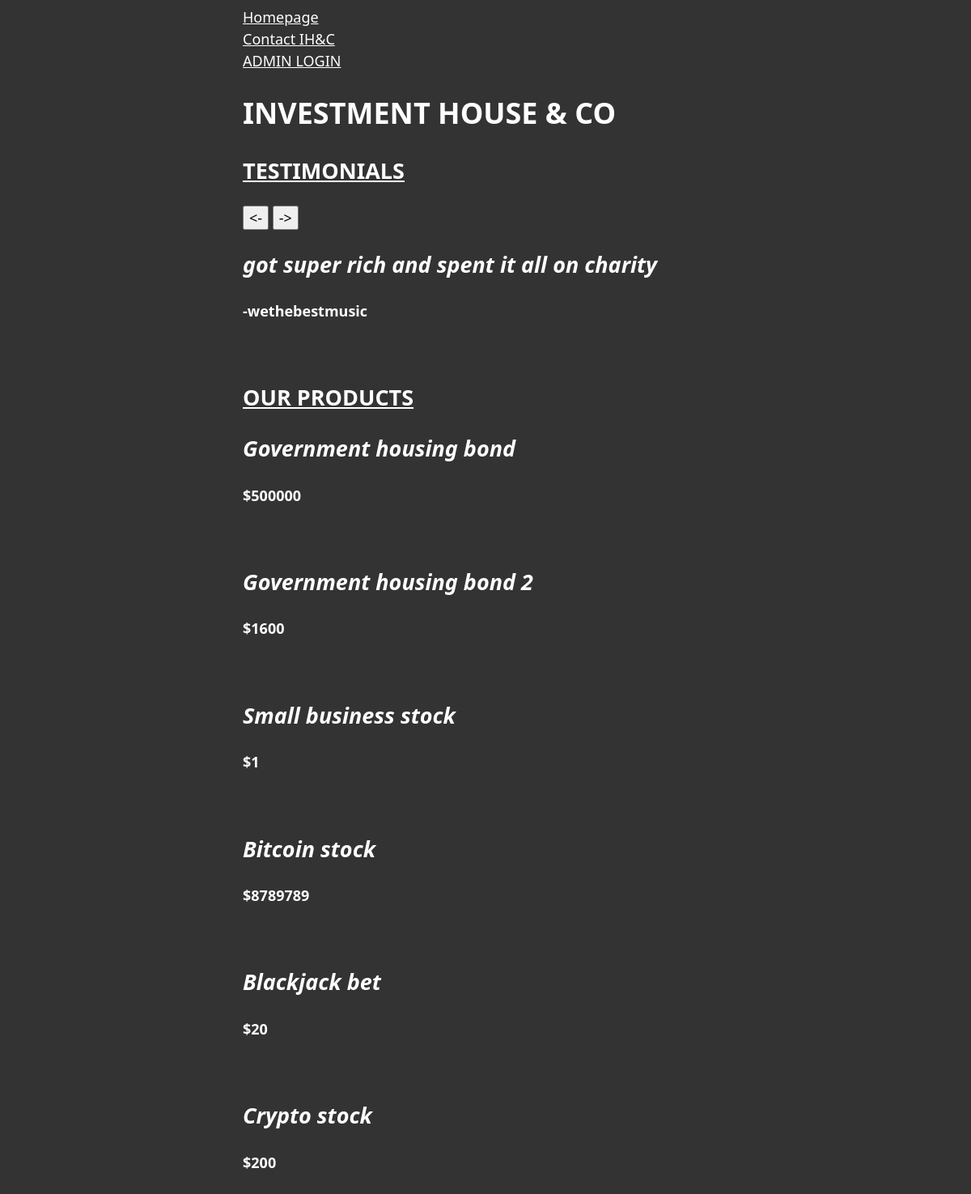
The app's page /home.php with its own data.
### tables this page shows
CREATE TABLE `reviews` (
  `id` int(11) NOT NULL,
  `testimonial` text NOT NULL,
  `author` varchar(255) NOT NULL
);

CREATE TABLE `products` (
  `id` int(11) NOT NULL,
  `type` varchar(255) NOT NULL,
  `value` int(255) NOT NULL
);

### db.php (called while the page is built, shortened)
<?php
function loadTable($dbh, $table){
$sql = 'SELECT * FROM ' . $table;
$stmt = $dbh->query($sql);
return $stmt->fetchAll();
}
?>

### home.php (the view, shortened to what this page needs)
<?php
include("db.php");
$reviewsArr = loadTable($dbh, "reviews");
$strArr = [];
for ($i=0;$i<count($reviewsArr);$i++) {
    $str = "<h2><em>" . $reviewsArr[$i]->testimonial . "</em></h2><h4>-" . $reviewsArr[$i]->author . "</h4><br /></div>";
    array_push($strArr, $str);
}
if (isset($_SESSION['slide'])) {
    $slide = $_SESSION['slide'];
} else {
    $slide = 1;
}
?>
<!DOCTYPE html>
<html lang="en">
<head>
    <link rel="stylesheet" href="style.css" />
</head>
<body>
<?php
if ($_SESSION['loggedin'] == true) {
    include("admin_nav.php");
} else {
    include("nav.php");
}
echo "<h1>INVESTMENT HOUSE & CO</h1>";
echo "<h2><u>TESTIMONIALS</u></h2>";
echo "<form method='POST' action='home.php'>
<input type='submit' name='left' value='<-'></button>
<input type='submit' name='right' value='->'></button>
</form>";
echo $strArr[$slide];
?>
<h2><u>OUR PRODUCTS</u></h2>
<?php
$prodArr = loadTable($dbh, "products");
for ($i=0;$i<count($prodArr);$i++) {
    echo "<h2><em>" . $prodArr[$i]->type . "</em></h2><h4>$" . $prodArr[$i]->value . "</h4><br />";
}
?>
</body>
</html>

### nav.php
<a href="home.php">Homepage</a><br />
<a href="contactus.php">Contact IH&C</a><br />
<a href="login.php">ADMIN LOGIN</a><br />

### style.css (style rules this page uses)
body { font-family: 'Segoe UI', Tahoma, Geneva, Verdana, sans-serif; line-height: 1.5; font-size: 1.125rem; max-width: 600px; margin-inline: auto; padding-inline: 20px; background: #333; color: white; }
input, button { font: inherit; }
a { color: white; }

### records on screen
reviews: testimonial "got super rich and spent it all on charity", author "wethebestmusic"
products: type "Government housing bond", value "500000"
products: type "Government housing bond 2", value "1600"
products: type "Small business stock", value "1"
products: type "Bitcoin stock", value "8789789"
products: type "Blackjack bet", value "20"
products: type "Crypto stock", value "200"
